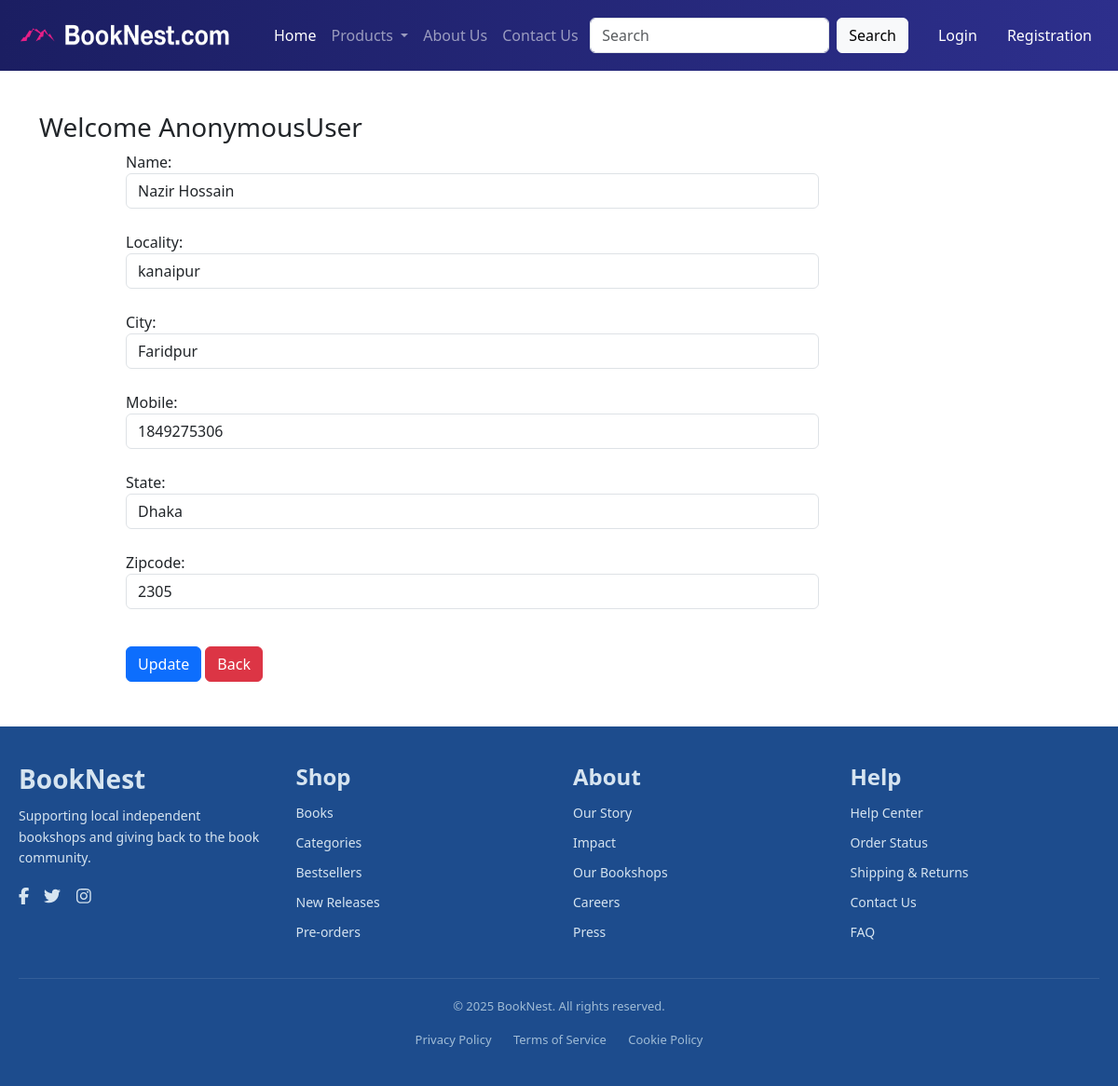
The app's page /updateAddress/1/ with its own data.
### app/models.py (models this page shows, shortened)
class Customer(models.Model):
    user = models.ForeignKey(User, on_delete=models.CASCADE)
    name = models.CharField(max_length=200)
    locality = models.CharField(max_length=200)
    city = models.CharField(max_length=200)
    mobile = models.IntegerField(default=0)
    zipcode = models.IntegerField()
    state = models.CharField(choices=STATE_CHOICES, max_length=100)

### app/views.py (the view, shortened to what this page needs)
# urls.py: path('updateAddress/<int:pk>/', views.updateAddress.as_view(), name='updateAddress'),
class updateAddress(View):
    def get(self, request, pk):
        add = get_object_or_404(Customer, pk=pk)
        form = CustomerProfileForm(instance=add)
        return render(request, 'app/updateAddress.html', {'form': form})

### app/forms.py
class CustomerProfileForm(forms.ModelForm):
    class Meta:
        model = Customer
        fields = ['name','locality','city','mobile','state','zipcode']
        widgets = {
            'name': forms.TextInput(attrs={'class': 'form-control'}),
            'locality': forms.TextInput(attrs={'class': 'form-control'}),
            'city': forms.TextInput(attrs={'class': 'form-control'}),
            'mobile': forms.NumberInput(attrs={'class': 'form-control'}),
            'state': forms.Select(attrs={'class': 'form-control'}),
            'zipcode': forms.NumberInput(attrs={'class': 'form-control'}),
        }

### app/templates/app/updateAddress.html (shortened to what this page needs)
{% extends 'app/base.html' %}
{% load static %}
{% block main-content %}
<div class="container my-5">
    <div class="row">
        <h3>Welcome <span class="text-capitalize">{{ request.user }}</span></h3>
    </div>
    <div class="col-sm-8 offset-sm-1">
        <form action="" method="post">
            {% for fm in form %}
                {{ fm.label_tag }} {{ fm }}
                <br>
            {% endfor %}
            <div class="col-12 mt-3">
                <button type="submit" class="btn btn-primary">Update</button>
                <a href="{% url 'address' %}" type="button" class="btn btn-danger">Back</a>
            </div>
        </form>
    </div>
</div>
{% endblock main-content %}

### records on screen
Customer: form "Nazir Hossain" "kanaipur" "Faridpur" "1849275306" "Dhaka" "2305"

### other values on screen
{{ request.user }} "AnonymousUser"
{{ fm.label_tag }} "Name:" "Locality:" "City:" "Mobile:" "State:" "Zipcode:"
